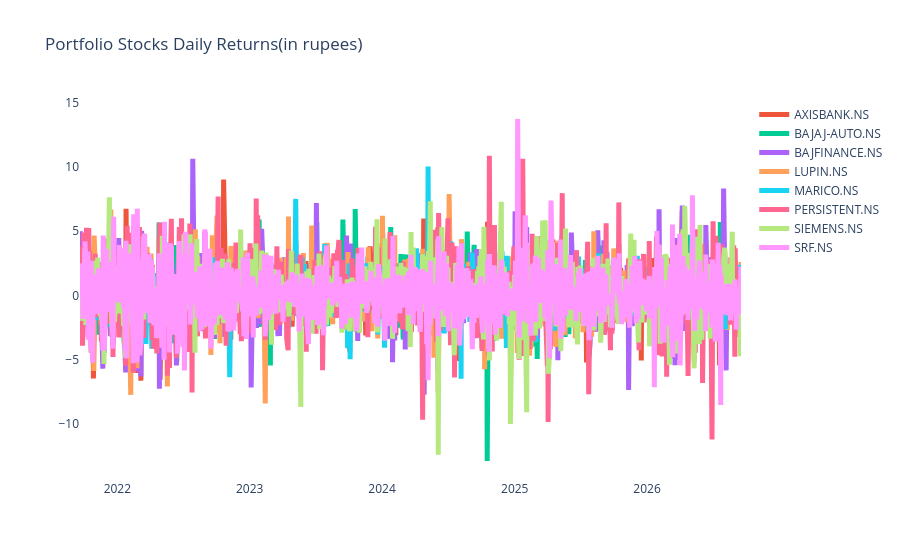

The code cell stored with this chart in its notebook:
### Code cell
daily_returns_reset = daily_returns.reset_index()
plot_financial_data(daily_returns_reset, 'Portfolio Stocks Daily Returns(in rupees)')

### Figure 1 — Plotly figure (JSON) as saved in the notebook; plotly's stock layout.template omitted (floating-point values rounded to 4 significant figures; data arrays with more than 128 entries replaced by an {"elided": "..."} marker saying what was removed)
{"data": [{"hovertemplate": "<extra></extra>", "legendgroup": "", "line": {"color": "#636efa", "dash": "solid", "width": 5}, "marker": {"symbol": "circle"}, "mode": "lines", "name": "", "orientation": "v", "showlegend": false, "type": "scatter", "xaxis": "x", "yaxis": "y"}, {"line": {"width": 5}, "name": "AXISBANK.NS", "type": "scatter", "x": {"elided": "1239 str values"}, "y": {"elided": "1239 float values"}}, {"line": {"width": 5}, "name": "BAJAJ-AUTO.NS", "type": "scatter", "x": {"elided": "1239 str values"}, "y": {"elided": "1239 float values"}}, {"line": {"width": 5}, "name": "BAJFINANCE.NS", "type": "scatter", "x": {"elided": "1239 str values"}, "y": {"elided": "1239 float values"}}, {"line": {"width": 5}, "name": "LUPIN.NS", "type": "scatter", "x": {"elided": "1239 str values"}, "y": {"elided": "1239 float values"}}, {"line": {"width": 5}, "name": "MARICO.NS", "type": "scatter", "x": {"elided": "1239 str values"}, "y": {"elided": "1239 float values"}}, {"line": {"width": 5}, "name": "PERSISTENT.NS", "type": "scatter", "x": {"elided": "1239 str values"}, "y": {"elided": "1239 float values"}}, {"line": {"width": 5}, "name": "SIEMENS.NS", "type": "scatter", "x": {"elided": "1239 str values"}, "y": {"elided": "1239 float values"}}, {"line": {"width": 5}, "name": "SRF.NS", "type": "scatter", "x": {"elided": "1239 str values"}, "y": {"elided": "1239 float values"}}], "layout": {"legend": {"tracegroupgap": 0}, "plot_bgcolor": "white", "title": {"text": "Portfolio Stocks Daily Returns(in rupees)"}, "xaxis": {"anchor": "y", "domain": [0, 1]}, "yaxis": {"anchor": "x", "domain": [0, 1]}}}
